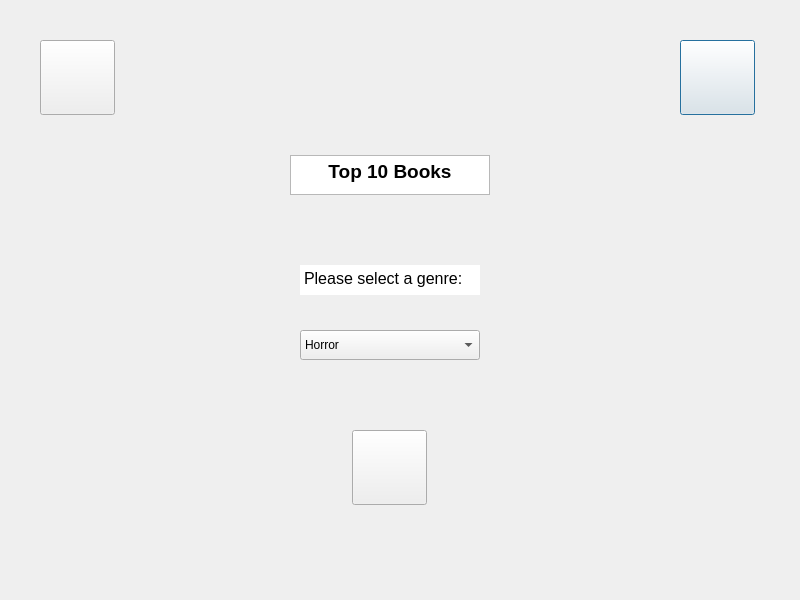
<?xml version="1.0" encoding="UTF-8"?>
<ui version="4.0">
 <class>Dialog</class>
 <widget class="QDialog" name="Dialog">
  <property name="geometry">
   <rect>
    <x>0</x>
    <y>0</y>
    <width>800</width>
    <height>600</height>
   </rect>
  </property>
  <property name="windowTitle">
   <string>Dialog</string>
  </property>
  <widget class="QPushButton" name="Top10HomeButton">
   <property name="geometry">
    <rect>
     <x>680</x>
     <y>40</y>
     <width>75</width>
     <height>75</height>
    </rect>
   </property>
   <property name="sizePolicy">
    <sizepolicy hsizetype="Minimum" vsizetype="Fixed">
     <horstretch>0</horstretch>
     <verstretch>0</verstretch>
    </sizepolicy>
   </property>
   <property name="text">
    <string/>
   </property>
   <property name="icon">
    <iconset>
     <normaloff>images/home.png</normaloff>images/home.png</iconset>
   </property>
   <property name="iconSize">
    <size>
     <width>48</width>
     <height>48</height>
    </size>
   </property>
  </widget>
  <widget class="QPushButton" name="Top10HelpButton">
   <property name="geometry">
    <rect>
     <x>40</x>
     <y>40</y>
     <width>75</width>
     <height>75</height>
    </rect>
   </property>
   <property name="text">
    <string/>
   </property>
   <property name="icon">
    <iconset>
     <normaloff>images/QuestionMark.png</normaloff>images/QuestionMark.png</iconset>
   </property>
   <property name="iconSize">
    <size>
     <width>48</width>
     <height>48</height>
    </size>
   </property>
  </widget>
  <widget class="QTextBrowser" name="PageTitleMsg">
   <property name="geometry">
    <rect>
     <x>290</x>
     <y>155</y>
     <width>200</width>
     <height>40</height>
    </rect>
   </property>
   <property name="html">
    <string>&lt;!DOCTYPE HTML PUBLIC &quot;-//W3C//DTD HTML 4.0//EN&quot; &quot;http://www.w3.org/TR/REC-html40/strict.dtd&quot;&gt;
&lt;html&gt;&lt;head&gt;&lt;meta name=&quot;qrichtext&quot; content=&quot;1&quot; /&gt;&lt;style type=&quot;text/css&quot;&gt;
p, li { white-space: pre-wrap; }
&lt;/style&gt;&lt;/head&gt;&lt;body style=&quot; font-family:'MS Shell Dlg 2'; font-size:8.25pt; font-weight:400; font-style:normal;&quot;&gt;
&lt;p align=&quot;center&quot; style=&quot; margin-top:0px; margin-bottom:0px; margin-left:0px; margin-right:0px; -qt-block-indent:0; text-indent:0px;&quot;&gt;&lt;span style=&quot; font-size:14pt; font-weight:600;&quot;&gt;Top 10 Books&lt;/span&gt;&lt;/p&gt;&lt;/body&gt;&lt;/html&gt;</string>
   </property>
  </widget>
  <widget class="QTextBrowser" name="textBrowser">
   <property name="geometry">
    <rect>
     <x>300</x>
     <y>265</y>
     <width>180</width>
     <height>30</height>
    </rect>
   </property>
   <property name="frameShape">
    <enum>QFrame::NoFrame</enum>
   </property>
   <property name="html">
    <string>&lt;!DOCTYPE HTML PUBLIC &quot;-//W3C//DTD HTML 4.0//EN&quot; &quot;http://www.w3.org/TR/REC-html40/strict.dtd&quot;&gt;
&lt;html&gt;&lt;head&gt;&lt;meta name=&quot;qrichtext&quot; content=&quot;1&quot; /&gt;&lt;style type=&quot;text/css&quot;&gt;
p, li { white-space: pre-wrap; }
&lt;/style&gt;&lt;/head&gt;&lt;body style=&quot; font-family:'MS Shell Dlg 2'; font-size:8.25pt; font-weight:400; font-style:normal;&quot;&gt;
&lt;p style=&quot; margin-top:0px; margin-bottom:0px; margin-left:0px; margin-right:0px; -qt-block-indent:0; text-indent:0px;&quot;&gt;&lt;span style=&quot; font-size:12pt;&quot;&gt;Please select a genre:&lt;/span&gt;&lt;/p&gt;&lt;/body&gt;&lt;/html&gt;</string>
   </property>
  </widget>
  <widget class="QComboBox" name="genreBox">
   <property name="geometry">
    <rect>
     <x>300</x>
     <y>330</y>
     <width>180</width>
     <height>30</height>
    </rect>
   </property>
   <item>
    <property name="text">
     <string>Horror</string>
    </property>
   </item>
   <item>
    <property name="text">
     <string>Fiction</string>
    </property>
   </item>
   <item>
    <property name="text">
     <string>Mystery</string>
    </property>
   </item>
   <item>
    <property name="text">
     <string>Biography</string>
    </property>
   </item>
   <item>
    <property name="text">
     <string>Suspense</string>
    </property>
   </item>
   <item>
    <property name="text">
     <string>Thriller</string>
    </property>
   </item>
  </widget>
  <widget class="QPushButton" name="Top10SearchBtn">
   <property name="geometry">
    <rect>
     <x>352</x>
     <y>430</y>
     <width>75</width>
     <height>75</height>
    </rect>
   </property>
   <property name="text">
    <string/>
   </property>
   <property name="icon">
    <iconset>
     <normaloff>images/search.png</normaloff>images/search.png</iconset>
   </property>
   <property name="iconSize">
    <size>
     <width>48</width>
     <height>48</height>
    </size>
   </property>
  </widget>
 </widget>
 <resources/>
 <connections/>
</ui>
